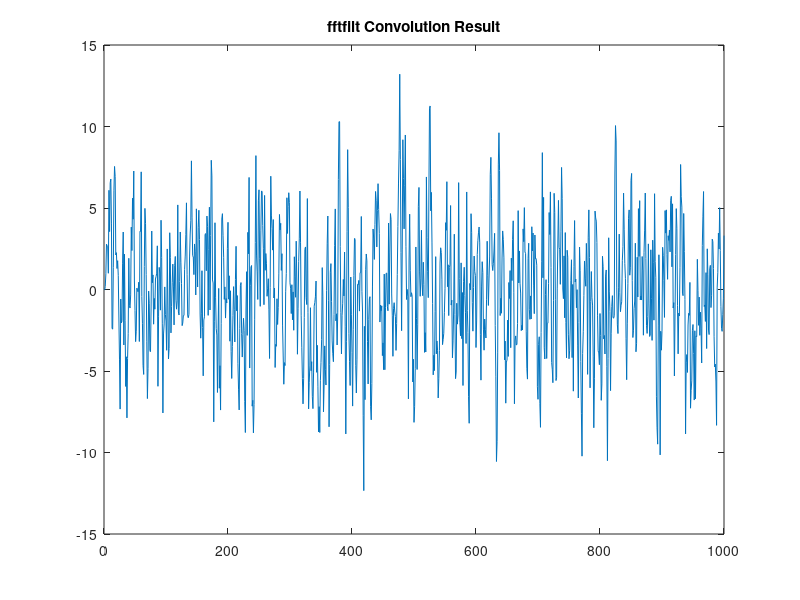

The MATLAB source for this figure:
%{
fftfilt 函数是用于将滤波器应用于信号的 MATLAB 函数。
它使用FFT来计算卷积，因此通常比直接卷积更快，特别是对于长信号和长滤波器。
example:
y = fftfilt(b, x)
其中 b 是滤波器系数，x 是输入信号。fftfilt 函数将输入信号 x 与滤波器系数 b 卷积，并返回卷积结果 y。
%}
% Demo
% 生成输入信号和滤波器系数
x = randn(1, 1000);
b = [1, 2, 3];

% 使用 fftfilt 函数进行卷积
y = fftfilt(b, x);

% 显示卷积结果
plot(y);
title('fftfilt Convolution Result');
